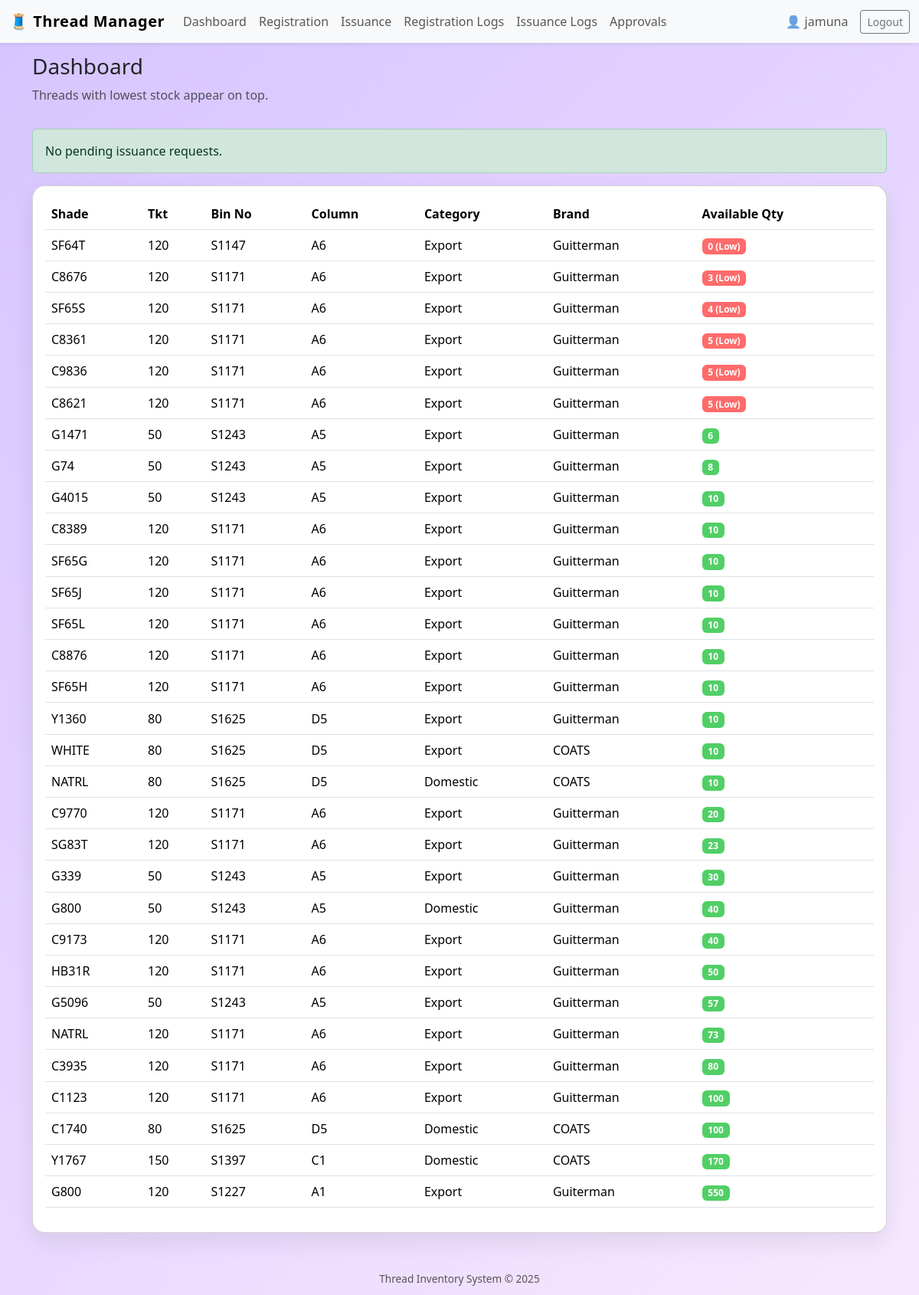
Page /dashboard/ (signed in) on the earlier database version.
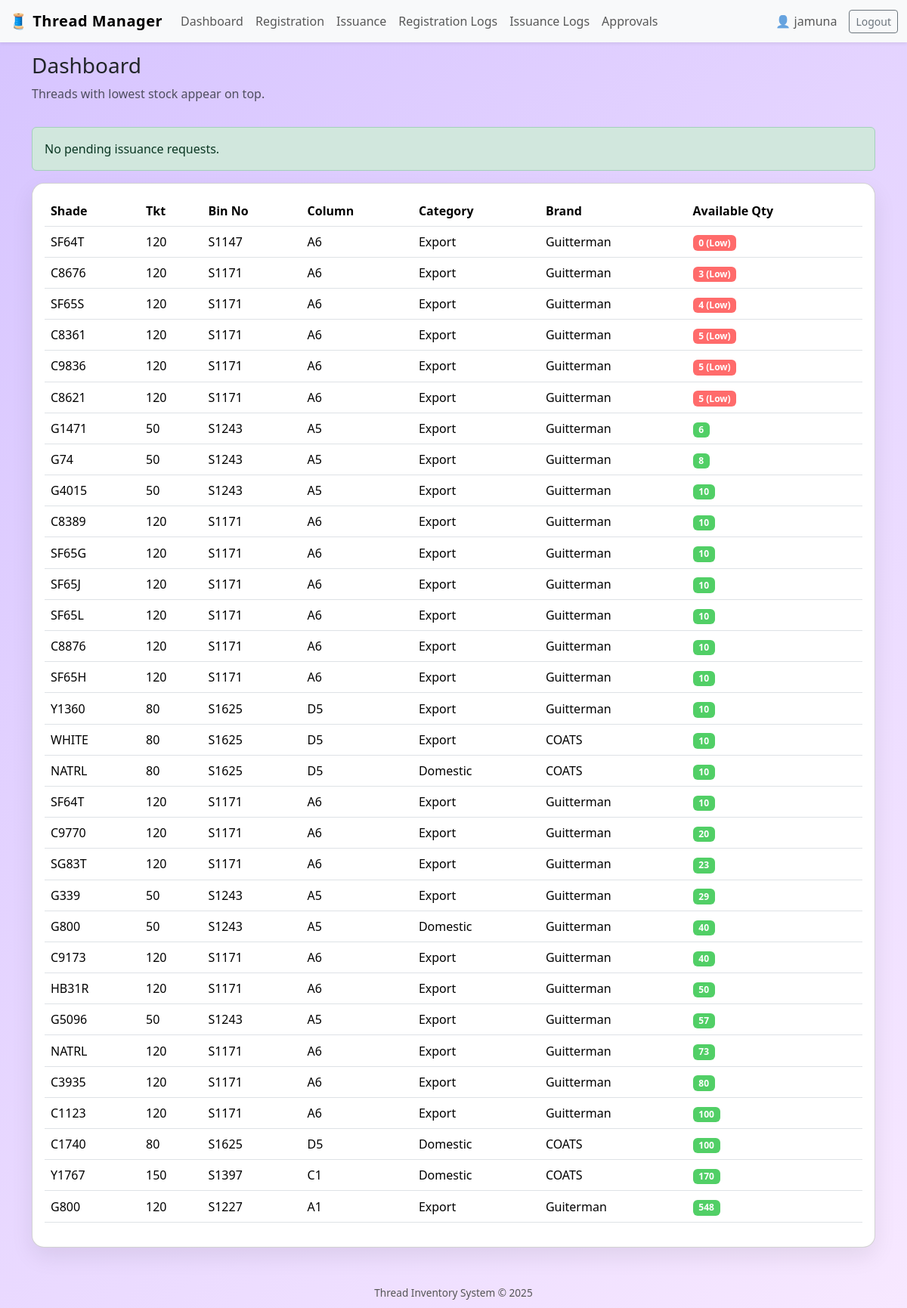
Same page on the later database version.
### inventory/models.py (models this page shows, shortened)
class Thread(models.Model):
    CATEGORY_CHOICES = [
        ("DOMESTIC", "Domestic"),
        ("EXPORT", "Export"),
    ]
    registration_date = models.DateTimeField(auto_now_add=True)
    shade = models.CharField(max_length=100)
    tkt = models.CharField(max_length=100)
    bin_no = models.CharField(max_length=100)
    available_quantity = models.PositiveIntegerField()
    category = models.CharField(max_length=10, choices=CATEGORY_CHOICES)
    brand = models.CharField(max_length=100)
    column_name = models.CharField(max_length=100)
    created_by = models.ForeignKey(User, on_delete=models.SET_NULL, null=True)

### inventory/views.py (the view)
# urls.py: path("dashboard/", views.dashboard, name="dashboard"),
@login_required
def dashboard(request):
    threads = Thread.objects.order_by("available_quantity")
    can_approve = is_admin(request.user) or is_power(request.user)
    pending_count = 0
    if can_approve:
        pending_count = Issuance.objects.filter(status="PENDING").count()
    return render(request, "inventory/dashboard.html", {
        "threads": threads,
        "can_approve": can_approve,
        "pending_count": pending_count,
    })

### inventory/utils.py (called while the page is built)
def get_role(user):
    if hasattr(user, "profile"):
        return user.profile.role
    return None

def is_admin(user):
    return user.is_superuser or get_role(user) == "ADMIN"

def is_power(user):
    return get_role(user) == "POWER"

### templates/inventory/dashboard.html (shortened to what this page needs)
{% extends "inventory/base.html" %}
{% block content %}
<div class="row mb-3">
    <div class="col-md-8">
        <h3>Dashboard</h3>
        <p class="text-muted">Threads with lowest stock appear on top.</p>
    </div>
</div>
{% if can_approve %}
    {% if pending_count > 0 %}
        <div class="alert alert-warning d-flex justify-content-between align-items-center">
            <div>
                There are <strong>{{ pending_count }}</strong> pending issuance request(s).
            </div>
            <a href="{% url 'pending_issuances' %}" class="btn btn-sm btn-outline-dark">
                Review Approvals
            </a>
        </div>
    {% else %}
        <div class="alert alert-success">
            No pending issuance requests.
        </div>
    {% endif %}
{% endif %}
<div class="card card-soft">
    <div class="card-body">
        <div class="table-responsive">
            <table class="table align-middle">
                <thead>
                    <tr>
                        <th>Shade</th>
                        <th>Tkt</th>
                        <th>Bin No</th>
                        <th>Column</th>
                        <th>Category</th>
                        <th>Brand</th>
                        <th>Available Qty</th>
                    </tr>
                </thead>
                <tbody>
                    {% for t in threads %}
                        <tr>
                            <td>{{ t.shade }}</td>
                            <td>{{ t.tkt }}</td>
                            <td>{{ t.bin_no }}</td>
                            <td>{{ t.column_name }}</td>
                            <td>{{ t.get_category_display }}</td>
                            <td>{{ t.brand }}</td>
                            <td>
                                {% if t.available_quantity <= 5 %}
                                    <span class="badge badge-low text-white">
                                        {{ t.available_quantity }} (Low)
                                    </span>
                                {% else %}
                                    <span class="badge badge-ok text-white">
                                        {{ t.available_quantity }}
                                    </span>
                                {% endif %}
                            </td>
                        </tr>
                    {% empty %}
                        <tr>
                            <td colspan="7" class="text-center text-muted">
                                No thread records yet.
                            </td>
                        </tr>
                    {% endfor %}
                </tbody>
            </table>
        </div>
    </div>
</div>
{% endblock %}

Differences in the rows shown:
added Thread: shade "SF64T", tkt "120", bin_no "S1171", column_name "A6", category "Export", brand "Guitterman", available_quantity "10"
changed Thread (number 22 of 32 on the later page): available_quantity "30" → "29"
changed Thread "Guiterman": available_quantity "550" → "548"
